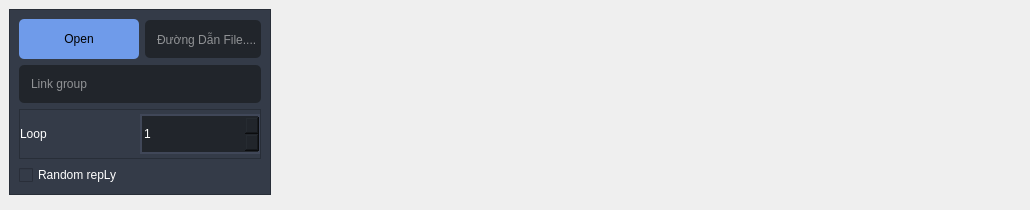
                   <widget class="QWidget" name="page_7">
                    <layout class="QHBoxLayout" name="horizontalLayout_21">
                     <property name="spacing">
                      <number>0</number>
                     </property>
                     <property name="leftMargin">
                      <number>0</number>
                     </property>
                     <property name="topMargin">
                      <number>0</number>
                     </property>
                     <property name="rightMargin">
                      <number>0</number>
                     </property>
                     <property name="bottomMargin">
                      <number>0</number>
                     </property>
                     <item>
                      <widget class="QWidget" name="widget_17" native="true">
                       <property name="styleSheet">
                        <string notr="true"/>
                       </property>
                       <layout class="QVBoxLayout" name="verticalLayout_25">
                        <item alignment="Qt::AlignTop">
                         <widget class="QFrame" name="frame_8">
                          <property name="styleSheet">
                           <string notr="true">background-color: rgb(52, 59, 72);</string>
                          </property>
                          <property name="frameShape">
                           <enum>QFrame::StyledPanel</enum>
                          </property>
                          <property name="frameShadow">
                           <enum>QFrame::Raised</enum>
                          </property>
                          <layout class="QVBoxLayout" name="verticalLayout_27">
                           <item alignment="Qt::AlignTop">
                            <widget class="QWidget" name="widget_56" native="true">
                             <layout class="QHBoxLayout" name="horizontalLayout_45">
                              <property name="leftMargin">
                               <number>0</number>
                              </property>
                              <property name="topMargin">
                               <number>0</number>
                              </property>
                              <property name="rightMargin">
                               <number>0</number>
                              </property>
                              <property name="bottomMargin">
                               <number>0</number>
                              </property>
                              <item>
                               <widget class="QPushButton" name="pushButton_49">
                                <property name="minimumSize">
                                 <size>
                                  <width>120</width>
                                  <height>40</height>
                                 </size>
                                </property>
                                <property name="maximumSize">
                                 <size>
                                  <width>16777215</width>
                                  <height>16777215</height>
                                 </size>
                                </property>
                                <property name="styleSheet">
                                 <string notr="true">QPushButton:pressed {
font: 10pt &quot;Alata&quot;;
    background-color: qlineargradient(spread:pad, x1:0, y1:0, x2:0, y2:1,   stop:0 rgba(60, 186, 162, 255), stop:1 rgba(98, 211, 162, 255))
}
QPushButton {
   
	background-color: rgb(111, 155, 234);
     border-radius: 5px;
}

QPushButton:disabled {
    background-color: rgb(170, 170, 127)
}</string>
                                </property>
                                <property name="text">
                                 <string>Open</string>
                                </property>
                               </widget>
                              </item>
                              <item>
                               <widget class="QLineEdit" name="lineEdit_24">
                                <property name="minimumSize">
                                 <size>
                                  <width>0</width>
                                  <height>38</height>
                                 </size>
                                </property>
                                <property name="styleSheet">
                                 <string notr="true">
QLineEdit {
background-color: rgb(33, 37, 43);
font: 9pt &quot;Alata&quot;;
color: rgb(255, 255, 255);
	border-radius: 5px;

	padding-left: 10px;
}
QLineEdit:hover {
	border: 2px solid rgb(64, 71, 88);
}
QLineEdit:focus {
	border: 2px solid rgb(91, 101, 124);
}</string>
                                </property>
                                <property name="placeholderText">
                                 <string>Đường Dẫn File....</string>
                                </property>
                               </widget>
                              </item>
                             </layout>
                            </widget>
                           </item>
                           <item>
                            <widget class="QLineEdit" name="lineEdit_2">
                             <property name="minimumSize">
                              <size>
                               <width>0</width>
                               <height>38</height>
                              </size>
                             </property>
                             <property name="styleSheet">
                              <string notr="true">
QLineEdit {
background-color: rgb(33, 37, 43);
font: 9pt &quot;Alata&quot;;
color: rgb(255, 255, 255);
	border-radius: 5px;

	padding-left: 10px;
}
QLineEdit:hover {
	border: 2px solid rgb(64, 71, 88);
}
QLineEdit:focus {
	border: 2px solid rgb(91, 101, 124);
}</string>
                             </property>
                             <property name="placeholderText">
                              <string>Link group</string>
                             </property>
                            </widget>
                           </item>
                           <item>
                            <widget class="QFrame" name="frame_19">
                             <property name="minimumSize">
                              <size>
                               <width>0</width>
                               <height>50</height>
                              </size>
                             </property>
                             <property name="frameShape">
                              <enum>QFrame::StyledPanel</enum>
                             </property>
                             <property name="frameShadow">
                              <enum>QFrame::Raised</enum>
                             </property>
                             <layout class="QHBoxLayout" name="horizontalLayout_22">
                              <property name="spacing">
                               <number>0</number>
                              </property>
                              <property name="leftMargin">
                               <number>0</number>
                              </property>
                              <property name="topMargin">
                               <number>0</number>
                              </property>
                              <property name="rightMargin">
                               <number>0</number>
                              </property>
                              <property name="bottomMargin">
                               <number>0</number>
                              </property>
                              <item>
                               <widget class="QLabel" name="label_11">
                                <property name="styleSheet">
                                 <string notr="true">font: 10pt &quot;MS Shell Dlg 2&quot;;
color: rgb(255, 255, 255);</string>
                                </property>
                                <property name="text">
                                 <string>Loop</string>
                                </property>
                               </widget>
                              </item>
                              <item>
                               <widget class="QSpinBox" name="spinBox_7">
                                <property name="minimumSize">
                                 <size>
                                  <width>0</width>
                                  <height>40</height>
                                 </size>
                                </property>
                                <property name="styleSheet">
                                 <string notr="true">color: rgb(255, 255, 255);
border: 2px solid rgb(64, 71, 88);
background-color: rgb(33, 37, 43);</string>
                                </property>
                                <property name="minimum">
                                 <number>1</number>
                                </property>
                               </widget>
                              </item>
                             </layout>
                            </widget>
                           </item>
                           <item>
                            <widget class="QCheckBox" name="checkBox_10">
                             <property name="styleSheet">
                              <string notr="true">color: rgb(255, 255, 255);</string>
                             </property>
                             <property name="text">
                              <string>Random repLy</string>
                             </property>
                            </widget>
                           </item>
                          </layout>
                         </widget>
                        </item>
                        <item>
                         <widget class="QFrame" name="frame_18">
                          <property name="frameShape">
                           <enum>QFrame::StyledPanel</enum>
                          </property>
                          <property name="frameShadow">
                           <enum>QFrame::Raised</enum>
                          </property>
                         </widget>
                        </item>
                       </layout>
                      </widget>
                     </item>
                     <item>
                      <widget class="QStackedWidget" name="stackedWidget_22">
                       <property name="minimumSize">
                        <size>
                         <width>750</width>
                         <height>0</height>
                        </size>
                       </property>
                       <widget class="QWidget" name="stackedWidget_22Page1" native="true">
                        <layout class="QVBoxLayout" name="verticalLayout_29">
                         <property name="spacing">
                          <number>0</number>
                         </property>
                         <property name="leftMargin">
                          <number>0</number>
                         </property>
                         <property name="topMargin">
                          <number>0</number>
                         </property>
                         <property name="rightMargin">
                          <number>0</number>
                         </property>
                         <property name="bottomMargin">
                          <number>0</number>
                         </property>
                        </layout>
                       </widget>
                       <widget class="QWidget" name="page_12">
                        <layout class="QVBoxLayout" name="verticalLayout_55"/>
                       </widget>
                      </widget>
                     </item>
                    </layout>
                   </widget>
